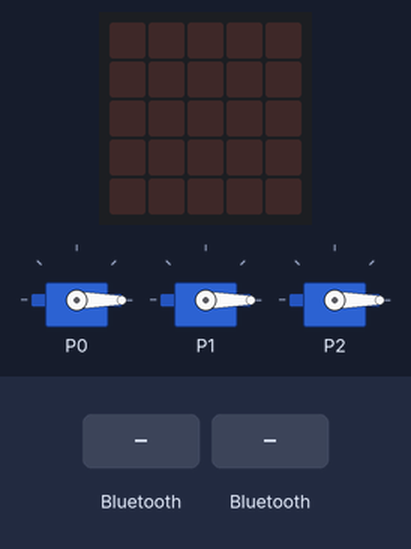
A program run on a simulated BBC micro:bit (MakeCode). Shown: 3 × servo, the board's 5×5 LED display. Inputs (shaded band) come from the test bench.

Above: at 1.2 s.
1.3 s: a phone connects over Bluetooth
At 2.2 s:
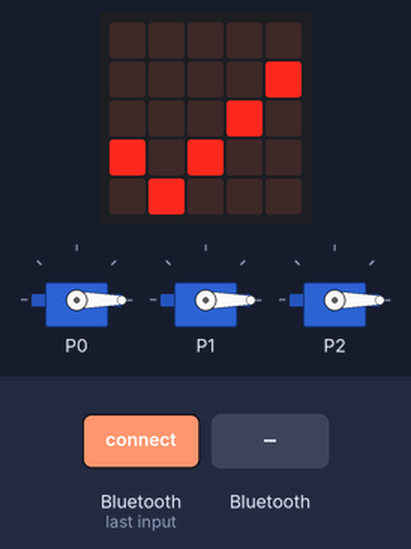
2.8 s: a phone disconnects over Bluetooth
At 3.4 s:
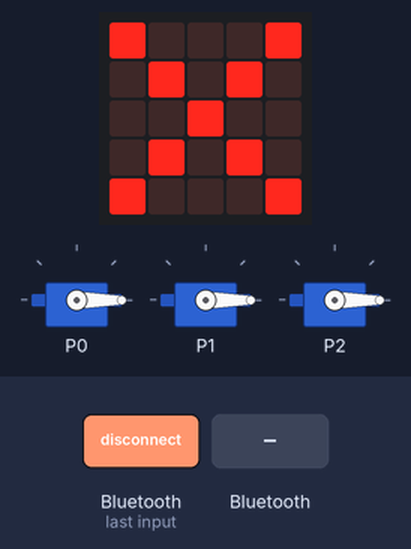
4.3 s: "1" arrives over Bluetooth UART
At 5.5 s:
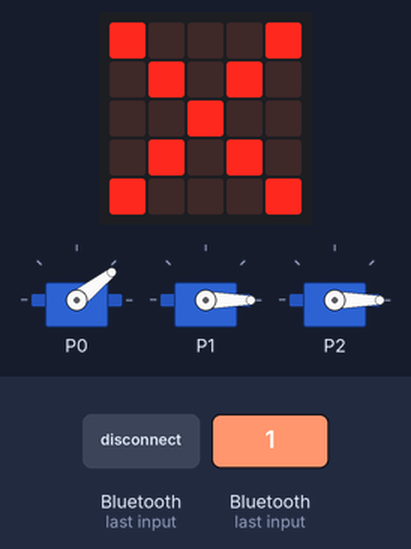
5.8 s: "1" arrives over Bluetooth UART
At 6.9 s:
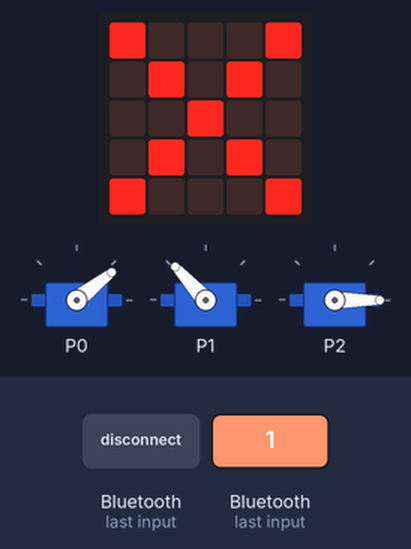
Timing chart, 0 to 8.3 s (numbered marks = the images above; inputs shaded):
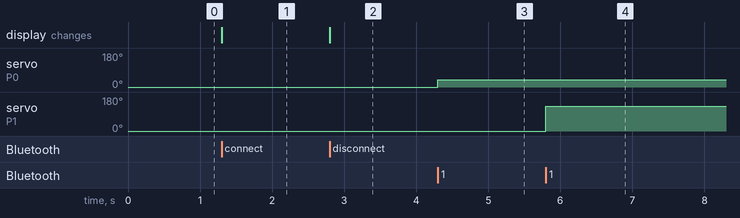

Measured:
- after the input at 1.3 s, the display: changes at once (image 1)
- after the input at 2.8 s, the display: changes at once (image 2)
- after the input at 4.3 s, servo on P0: 0° → 38° at once
- after the input at 5.8 s, servo on P1: 0° → 132° at once

The program:

main.ts
```typescript
bluetooth.onBluetoothConnected(function () {
    basic.showIcon(IconNames.Yes)
})
bluetooth.onBluetoothDisconnected(function () {
    basic.showIcon(IconNames.No)
})
bluetooth.onUartDataReceived(serial.delimiters(Delimiters.NewLine), function () {
    data = bluetooth.uartReadUntil(serial.delimiters(Delimiters.Comma))
    num = parseFloat(data)
    if (num == 0) {
        pins.servoWritePin(AnalogPin.P0, 0)
    } else if (num == 1) {
        pins.servoWritePin(AnalogPin.P0, 38)
    } else if (num == 2) {
        pins.servoWritePin(AnalogPin.P0, 75)
    } else if (num == 3) {
        pins.servoWritePin(AnalogPin.P0, 115)
    } else if (num == 4) {
        pins.servoWritePin(AnalogPin.P0, 155)
    }
    data = bluetooth.uartReadUntil(serial.delimiters(Delimiters.Comma))
    num = parseFloat(data)
    if (num <= -15) {
        pins.servoWritePin(AnalogPin.P1, 180)
    } else if (num >= 45) {
        pins.servoWritePin(AnalogPin.P1, 0)
    } else {
        pins.servoWritePin(AnalogPin.P1, 180 - (15 + num) * 3)
    }
    data = bluetooth.uartReadUntil(serial.delimiters(Delimiters.Comma))
    num = parseFloat(data)
    if (num <= -15) {
        pins.servoWritePin(AnalogPin.P2, 0)
    } else if (num >= 45) {
        pins.servoWritePin(AnalogPin.P2, 180)
    } else {
        pins.servoWritePin(AnalogPin.P2, 180 - (15 + num) * 3)
    }
})
let num = 0
let data = ""
bluetooth.startUartService()
pins.servoWritePin(AnalogPin.P0, 0)
pins.servoWritePin(AnalogPin.P1, 0)
pins.servoWritePin(AnalogPin.P2, 0)
```

test.ts
```typescript
// テストはここに来ます。このパッケージが拡張機能として使用されるときにはコンパイルされません。
```
